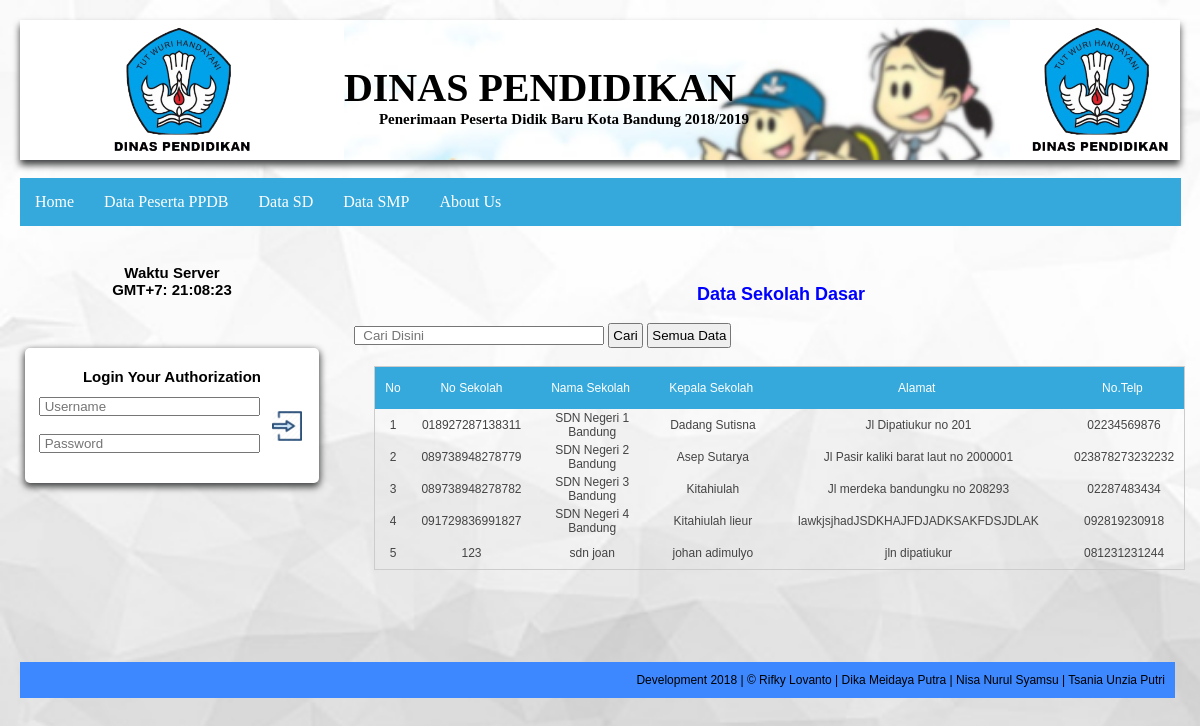
Page /index.php?page=sekolahd on the committed database.
### tables this page shows
CREATE TABLE `sekolah` (
  `nosd` varchar(15) NOT NULL,
  `sekolahasal` varchar(50) NOT NULL,
  `kepala` varchar(25) NOT NULL,
  `alamat` varchar(50) NOT NULL,
  `telp` varchar(50) NOT NULL
);

### lihat-data-sekolah22.php (the view, shortened to what this page needs)
<div style="border:0px solid rgb(238,238,238); padding:10px; overflow:auto; width:138%; height:380;">
<div style="padding-bottom: 30px;"></div>
<font color="blue" size="4" face="arial"><center><b> Data Sekolah Dasar </b></font></center>
<br />
<form action="" method="post" name="filter">
   <input type="text" name="input_cari" placeholder="  Cari Disini" class="css-input" style="width:250px;" />
   <input type="submit" name="cari" value="Cari" class="btn" style="padding:3px;" margin="6px;" width="50px;"  />
   <input type="submit" name="tampil" value="Semua Data" class="btn" style="padding:3px;" margin="6px;" width="50px;"  />
  </form>
<br>
<table width="95%" border="0" align="center" cellpadding="5" cellspacing="0" class="font table1" style="margin-right: 20px; margin-left: 20px;">
<tr bgcolor="#89C4F4">
<th width="30"> No </th>
<th width="50"> No Sekolah </th>
<th width="100" height="42">Nama Sekolah&nbsp; </th>
<th width="100">Kepala Sekolah&nbsp; </th>
<th width="200">Alamat&nbsp; </th>
<th width="50">No.Telp&nbsp; </th>
</tr>
<?php
   $input_cari = @$_POST['input_cari'];
   $cari = @$_POST['cari'];
   if($cari) {
    if($input_cari != "") {
    $sql = mysql_query("select * from sekolah where nosd like '%$input_cari%' OR sekolahasal like '%$input_cari%' OR alamat like '%$input_cari%'") or die (mysql_error());
    } else {
    $sql = mysql_query("select * from sekolah") or die (mysql_error());
    }
    } else {
    $sql = mysql_query("select * from sekolah") or die (mysql_error());
    }
   $cek = mysql_num_rows($sql);
   if($cek < 1) {
    ?>
     <tr>
      <td colspan="10" align="center" style="padding:10px;"> Data Tidak Ditemukan</td>
     </tr>
    <?php
   } else {
   $nomer=0;
   while ( $hasil = mysql_fetch_array ($sql)) {
    $user2 = stripslashes ($hasil['nosd']);
$user = stripslashes ($hasil['sekolahasal']);
$nama = stripslashes ($hasil['kepala']);
$password = stripslashes ($hasil['alamat']);
$level = stripslashes ($hasil['telp']);
                                    $nomer++;
                ?>
<tr align="center">
<td height="32"><?=$nomer?>
<div align="center"></div></td>
<td><?=$user2?>
<div align="center"></div></td>
<td><?=$user?>
<div align="center"></div></td>
<td><?=$nama?>
<div align="center"></div></td>
<td><?=$password?>
<div align="center"></div></td>
<td><?=$level?>
<div align="center"></div></td>
</tr>
<?php
}
}
?>
</table>
</div>

### index.php (shortened to what this page needs)
<html>
<head>
</head>
<body onload="setInterval('displayServerTime()', 1000);" class="margin bgku">
<table width="100%" border="0" align="center" cellpadding="0" cellspacing="0">
<tr style="box-shadow: 0px 5px 7px 0px #404142;">
<td width="10" bgcolor="white">&nbsp;</td>
<td width="170" height="120" bgcolor="white"><div align="center"><img src="image/logo.png" width="150" height="140" onclick=location.href="index.php"></div></td>
<td width="10" bgcolor="white">&nbsp;</td>
<td width="1136" class="header" bgcolor="white"><div>
<p style="margin-left: 0px; margin-top: 30px;"><span class="shadow"><strong><font color="black" style="font-size: 40px; font-family: fantasy;"> DINAS PENDIDIKAN </strong></span></p> </font>
<p class="style1"><span class="shadow"> <font color="black" style="font-size: 15px; margin-left: 35px; font-family: cursive;">Penerimaan Peserta Didik Baru Kota Bandung 2018/2019
</font> </span></p>
</div></td>
<td width="10" bgcolor="white" colspan="3"><div align="center"><img src="image/logo.png" width="150" height="140" style="margin-left: 15px;" onclick=location.href="index.php"></div></td>
<td width="10" bgcolor="white">&nbsp;</td>
</tr>
<tr>
<td colspan="5">&nbsp;
<nav>
    <ul>
       <li><a href="index.php">Home</a></li>
       <li><a href="index.php?page=pendaftar">Data Peserta PPDB</a></li>
       <li><a href="index.php?page=sekolahd">Data SD</a></li>
       <li><a href="index.php?page=sekolahmp">Data SMP</a></li>
       <li><a href="index.php?page=about">About Us</a></li>
    </ul>
</nav>
</td>
</tr>
<tr>
    <td>&nbsp;</td>
</tr>
<tr class="center">
<td rowspan="4" valign="top" style="padding-right: 20px;" >
<div align="center" style="margin-top: 20px; margin-bottom: 20px;"><strong style="font-size: 15px;">
Waktu Server <br> GMT+7:
<span id="clock"><?php print date('H:i:s'); ?></span>
</strong>
</div>
    <?php
    include "default.php";
    ?>
</td>
<td rowspan="4">&nbsp;</td>
<td rowspan="4" valign="top"><table width="85%" border="0" cellspacing="0" cellpadding="0">
<tr>
<td width="70%" valign="top">
<?php
$page = (isset($_GET['page']))? $_GET['page'] : "main";
switch ($page) {
case 'sekolahd' : include "lihat-data-sekolah22.php"; break;
}
?>
</td>
</tr></table></td>
<td rowspan="4">
</td>
</tr>
<tr>
<td>&nbsp;</td>
</tr>
<tr>
<td>&nbsp;</td>
</tr>
<tr>
<td>&nbsp;</td>
</tr>
<tr>
<td>&nbsp;</td>
<td>&nbsp;</td>
<td>&nbsp;</td>
<td></td>
<td>&nbsp;</td>
</tr>
<tr>
<td height="36" colspan="6"class="background" bgcolor="#3d87ff"><div align="right" style="margin:0 10px 0 0; font-size: 12px;" ><font color=black>
<marquee>
Development 2018 | &copy; Rifky Lovanto | Dika Meidaya Putra | Nisa Nurul Syamsu | Tsania Unzia Putri
</marquee>
</font></td>
</tr>
</table>
</body>
</html>

### default.php (shortened to what this page needs)
<!DOCTYPE html>
<html>
<head>
</head>
<body class="content">
<center><div id="content-inner-login" class="flex-center position-ref">
<form action="login.php?op=in" method="POST">
<table cellpadding="0" cellspacing="10" bgcolor="#B0C4DE" id="main" class="background2" border="0">
<tr>
<th colspan="5" style="padding-top: 10px;" ><font style="font-size: 15px;">Login Your Authorization</font></th>
</tr>
<tr>
<td>
<table>
<tr>
<td style="vertical-align: middle;">
<input type="text" name="user" size="25" placeholder=" Username"/>
<br /><br />
<input type="password" name="password" size="25" placeholder=" Password"/><br /><br />
</td>
<td colspan="2"><input style="float:right; padding-left: 10px; padding-top: 3px; padding-bottom: 20px; margin-right: 5px;" type="image" src="image/icon/login.png" width="30" height="30" /></td>
</tr>
</table>
</td>
</tr>
</table>
</form>
</div>
</center>
</body>
</html>

### index.php (style rules this page uses)
.style1 { font-weight: bold }
.bgku { background-attachment: fixed; background-size: 150%; background-image: url("image/login.jpg"); background-repeat: no-repeat; }
.header { background-image: url("image/header2.png"); background-attachment: all; background-size: 100%; height: 140; background-repeat: no-repeat; }
.margin { margin: 20px; }
.flex-center { margin-top: 30px; }
.center { text-align: center; vertical-align: middle; }
* { margin:0; padding:0; }
nav { text-align: left; width: 100.5%; font-family: script; }
nav ul { background:#35A9DB; padding: 0 0px; list-style: none; position: relative; display: inline-table; width: 100%; }
nav ul li { float:left; }
nav ul li a { display: block; padding: 15px; color: #fff; text-decoration: none; --> }

### default.php (style rules this page uses)
div#content-inner-login { background-color: #FFF; display: inline-block; transition: all 1s ease; }
table#main { box-shadow: 0px 3px 7px 1px #404142; border-radius: 5px; }
.background2 { background-attachment: fixed; background-size: 120%; background-repeat: repeat; background-color: white }

### lihat-data-sekolah22.php (style rules this page uses)
table.font { font-size: 12px; }
.table1 { font-family: sans-serif; color: #444; border: #ccc 1px solid; }
.table1 tr th { background: #35A9DB; color: #fff; font-weight: normal; }

### rows in the picture
sekolah: nosd "018927287138311", sekolahasal "SDN Negeri 1 Bandung", kepala "Dadang Sutisna", alamat "Jl Dipatiukur no 201", telp "02234569876"
sekolah: nosd "089738948278779", sekolahasal "SDN Negeri 2 Bandung", kepala "Asep Sutarya", alamat "Jl Pasir kaliki barat laut no 2000001", telp "023878273232232"
sekolah: nosd "089738948278782", sekolahasal "SDN Negeri 3 Bandung", kepala "Kitahiulah", alamat "Jl merdeka bandungku no 208293", telp "02287483434"
sekolah: nosd "091729836991827", sekolahasal "SDN Negeri 4 Bandung", kepala "Kitahiulah lieur", alamat "lawkjsjhadJSDKHAJFDJADKSAKFDSJDLAK", telp "092819230918"
sekolah: nosd "123", sekolahasal "sdn joan", kepala "johan adimulyo", alamat "jln dipatiukur", telp "081231231244"
